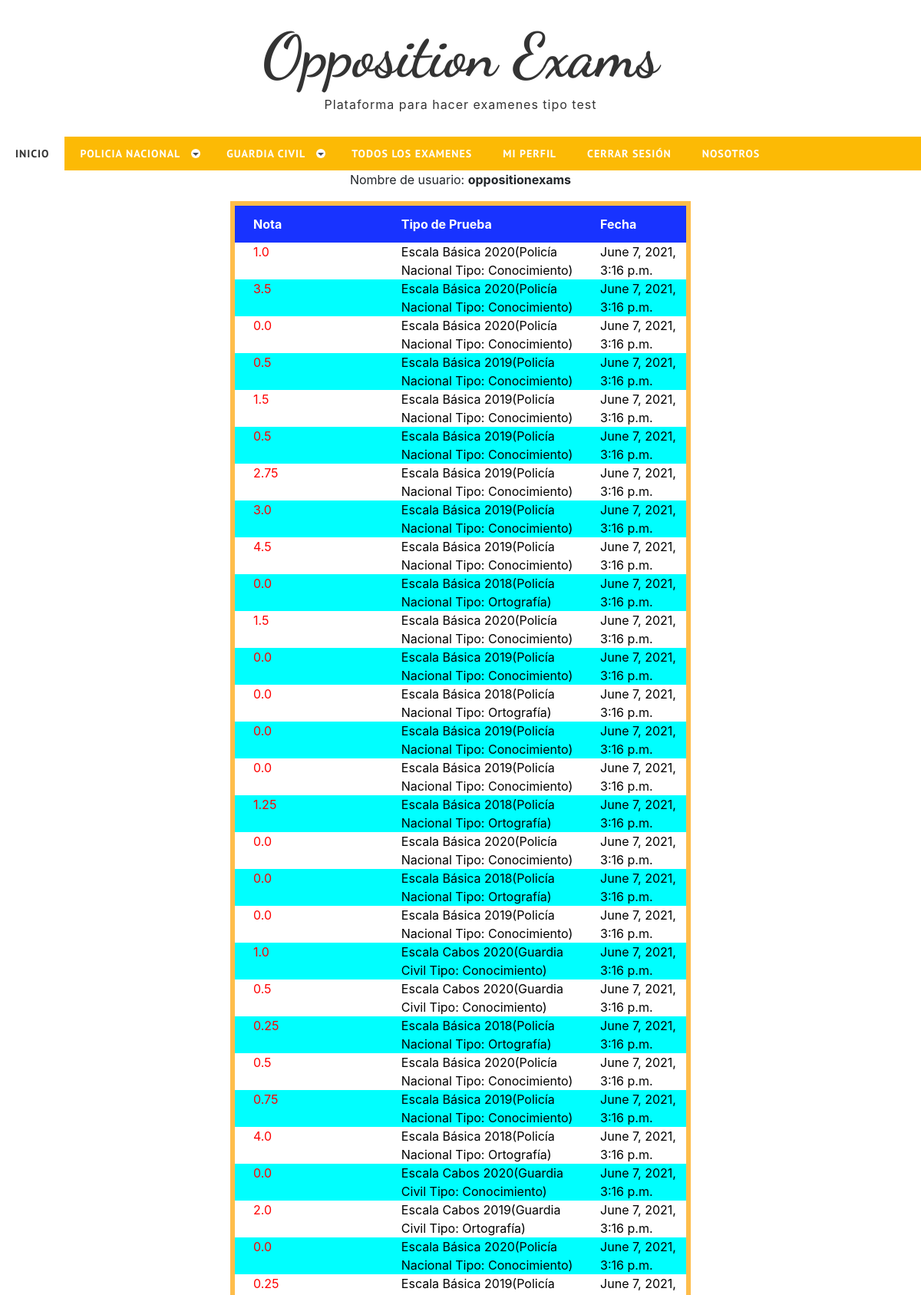
/oppositionexams/perfil/ (signed in, upper part), run on the app's committed database.
### resultados/models.py (models this page shows, shortened)
class Resultado(models.Model):
    examen = models.ForeignKey(Examen, on_delete=models.CASCADE)
    usuario = models.ForeignKey(User, on_delete=models.CASCADE)
    nota = models.FloatField()
    fecha = models.DateTimeField(default=timezone.now(),blank=True)

### examenes/models.py (models this page shows, shortened)
class Examen(models.Model):
    nombre = models.CharField(max_length=250)
    categoria = models.ForeignKey(Categoria, null=True, blank=True, verbose_name=_("Categoría"), on_delete= models.CASCADE)
    sub_categoria = models.ForeignKey(SubCategoria, null=True, blank=True, verbose_name=_("Sub-Categoría"), on_delete= models.CASCADE)
    numero_de_preguntas = models.IntegerField()
    tiempo = models.IntegerField(help_text="Duración del examen en minutos")
    puntuacion_para_pasar = models.IntegerField(help_text="Puntuación necesaria para aprobar")
    def __str__(self):
        return self.nombre+"("+self.categoria.categoria+" Tipo: "+self.sub_categoria.sub_categoria+")"
    class Meta:
        verbose_name_plural=_("Examenes")

class Categoria(models.Model):
    categoria = models.CharField(verbose_name=_("Categoría"),max_length=250,blank=True,unique=True,null=True)
    objects = CategoriaManager()
    class Meta:
        verbose_name=_("Categría")
        verbose_name_plural=_("Categorias")

class SubCategoria(models.Model):
    sub_categoria = models.CharField(verbose_name=_("Sub-Categoría"),max_length=250,blank=True, null=True)
    categoria = models.ForeignKey(Categoria, null=True, blank=True, verbose_name=_("Categoría"), on_delete=models.CASCADE)
    objects = CategoriaManager()
    class Meta:
        verbose_name=_("Sub-Categoría")
        verbose_name_plural=_("Sub-Categorias")

### examenes/views.py (the view)
def perfil(request):
    usuario = request.user
    resultados = Resultado.objects.filter(usuario=usuario)
    resultao=resultados.all()
    context = {'usuario':usuario,'resultados':resultao}
    return render(request,'oppositionexams/perfil.html',context)

### examenes/templates/oppositionexams/perfil.html
{% extends "base_generic.html" %}
{% load static %}
{% block scripts %}
<link rel="stylesheet" href="{% static 'css/prueba.css' %}">
{% endblock scripts %}
{% block content %}
<div id="page-wrap">
<p>Nombre de usuario: <strong>{{ usuario }}</strong></p>
</div>
<table id="tabla" style="border-bottom: 0.5vw solid #FEBD4B;border-top: 0.5vw solid #FEBD4B;border-left: 0.5vw solid #FEBD4B;border-right: 0.5vw solid #FEBD4B;">
    <thead>
      <tr>
        <th style="background-color: rgb(24, 51, 255);padding-left:2vw;">Nota</th>
        <th style="background-color: rgb(24, 51, 255);padding-left:2vw;">Tipo de Prueba</th>
        <th style="background-color: rgb(24, 51, 255);padding-left:2vw;">Fecha</th>
      </tr>
    </thead>
    <tbody>
      {% for obj in resultados %}
      <tr>
          {% if obj.nota > 5 %}
        <td style="padding-left:2vw;color:green">{{obj.nota}}</td>
        {% else %}
        <td style="padding-left:2vw;color:red">{{obj.nota}}</td>
            {% endif %}
        <td style="padding-left:2vw;">{{obj.examen}}</td>
        <td style="padding-left:2vw;">{{obj.fecha}}</td>
      </tr>
      {% endfor %}
    </tbody>
  </table>
{% endblock content %}

### static/css/prueba.css (style rules this page uses)
td { color: black; padding: 0.5vw; margin: 0.5vw; }
th { background: #FEBD4B; }
#tabla tr:nth-child(even) { background-color: aqua; }

### static/css/style.css (style rules this page uses)
a,abbr,acronym,address,applet,article,aside,audio,b,blockquote,big,body,center,canvas,caption,cite,code,command,datalist,dd,del,details,dfn,dl,div,dt,em,embed,fieldset,figcaption,figure,font,footer,form,h1,h2,h3,h4,h5,h6,header,hgroup,html,i,iframe,img,ins,kbd,keygen,label,legend,li,meter,nav,object,ol,output,p,pre,progress,q,s,samp,section,small,span,source,strike,strong,sub,sup,table,tbody,tfoot,thead,th,tr,tdvideo,tt,u,ul,var { background:transparent;border:0 none;font-size:100%;margin:0;padding:0;border:0;outline:0;vertical-align:top; }
table, table td { padding:0;border:none;border-collapse:collapse; }
* { -webkit-box-sizing: border-box; -moz-box-sizing: border-box; box-sizing: border-box; }
html { -webkit-text-size-adjust: none; }
p { margin: 10px 0; }
html, body { width:100%; padding:0; margin:0; }
body { font: 16px/26px Arial, Helvetica, sans-serif;font-family: 'Crimson Text', serif;background: #fff; }

### examenes/templates/base_generic.html (style rules this page uses)
table { border-collapse: collapse; width: 50%; margin-left: 25%; margin-top: 0.5vw; margin-bottom: 0.5vw; }
th,td { text-align: left; padding: 1vw; }
tr:nth-child(even) { background-color: grey; }
th { background-color: black; color:white }

### data on the page
Resultado: nota "1.0", examen "Escala Básica 2020(Policía Nacional Tipo: Conocimiento)", fecha "June 7, 2021, 3:16 p.m."
Resultado: nota "3.5", examen "Escala Básica 2020(Policía Nacional Tipo: Conocimiento)", fecha "June 7, 2021, 3:16 p.m."
Resultado: nota "0.0", examen "Escala Básica 2020(Policía Nacional Tipo: Conocimiento)", fecha "June 7, 2021, 3:16 p.m."
Resultado: nota "0.5", examen "Escala Básica 2019(Policía Nacional Tipo: Conocimiento)", fecha "June 7, 2021, 3:16 p.m."
Resultado: nota "1.5", examen "Escala Básica 2019(Policía Nacional Tipo: Conocimiento)", fecha "June 7, 2021, 3:16 p.m."
Resultado: nota "0.5", examen "Escala Básica 2019(Policía Nacional Tipo: Conocimiento)", fecha "June 7, 2021, 3:16 p.m."
Resultado: nota "2.75", examen "Escala Básica 2019(Policía Nacional Tipo: Conocimiento)", fecha "June 7, 2021, 3:16 p.m."
Resultado: nota "3.0", examen "Escala Básica 2019(Policía Nacional Tipo: Conocimiento)", fecha "June 7, 2021, 3:16 p.m."
Resultado: nota "4.5", examen "Escala Básica 2019(Policía Nacional Tipo: Conocimiento)", fecha "June 7, 2021, 3:16 p.m."
Resultado: nota "0.0", examen "Escala Básica 2018(Policía Nacional Tipo: Ortografía)", fecha "June 7, 2021, 3:16 p.m."
Resultado: nota "1.5", examen "Escala Básica 2020(Policía Nacional Tipo: Conocimiento)", fecha "June 7, 2021, 3:16 p.m."
Resultado: nota "0.0", examen "Escala Básica 2019(Policía Nacional Tipo: Conocimiento)", fecha "June 7, 2021, 3:16 p.m."
Resultado: nota "0.0", examen "Escala Básica 2018(Policía Nacional Tipo: Ortografía)", fecha "June 7, 2021, 3:16 p.m."
Resultado: nota "0.0", examen "Escala Básica 2019(Policía Nacional Tipo: Conocimiento)", fecha "June 7, 2021, 3:16 p.m."
Resultado: nota "0.0", examen "Escala Básica 2019(Policía Nacional Tipo: Conocimiento)", fecha "June 7, 2021, 3:16 p.m."
Resultado: nota "1.25", examen "Escala Básica 2018(Policía Nacional Tipo: Ortografía)", fecha "June 7, 2021, 3:16 p.m."
Resultado: nota "0.0", examen "Escala Básica 2020(Policía Nacional Tipo: Conocimiento)", fecha "June 7, 2021, 3:16 p.m."
Resultado: nota "0.0", examen "Escala Básica 2018(Policía Nacional Tipo: Ortografía)", fecha "June 7, 2021, 3:16 p.m."
Resultado: nota "0.0", examen "Escala Básica 2019(Policía Nacional Tipo: Conocimiento)", fecha "June 7, 2021, 3:16 p.m."
Resultado: nota "1.0", examen "Escala Cabos 2020(Guardia Civil Tipo: Conocimiento)", fecha "June 7, 2021, 3:16 p.m."
Resultado: nota "0.5", examen "Escala Cabos 2020(Guardia Civil Tipo: Conocimiento)", fecha "June 7, 2021, 3:16 p.m."
Resultado: nota "0.25", examen "Escala Básica 2018(Policía Nacional Tipo: Ortografía)", fecha "June 7, 2021, 3:16 p.m."
Resultado: nota "0.5", examen "Escala Básica 2020(Policía Nacional Tipo: Conocimiento)", fecha "June 7, 2021, 3:16 p.m."
Resultado: nota "0.75", examen "Escala Básica 2019(Policía Nacional Tipo: Conocimiento)", fecha "June 7, 2021, 3:16 p.m."
Resultado: nota "4.0", examen "Escala Básica 2018(Policía Nacional Tipo: Ortografía)", fecha "June 7, 2021, 3:16 p.m."
Resultado: nota "0.0", examen "Escala Cabos 2020(Guardia Civil Tipo: Conocimiento)", fecha "June 7, 2021, 3:16 p.m."
Resultado: nota "2.0", examen "Escala Cabos 2019(Guardia Civil Tipo: Ortografía)", fecha "June 7, 2021, 3:16 p.m."
Resultado: nota "0.0", examen "Escala Básica 2020(Policía Nacional Tipo: Conocimiento)", fecha "June 7, 2021, 3:16 p.m."
Resultado: nota "0.25"

### other printed values
{{ usuario }} "oppositionexams"
